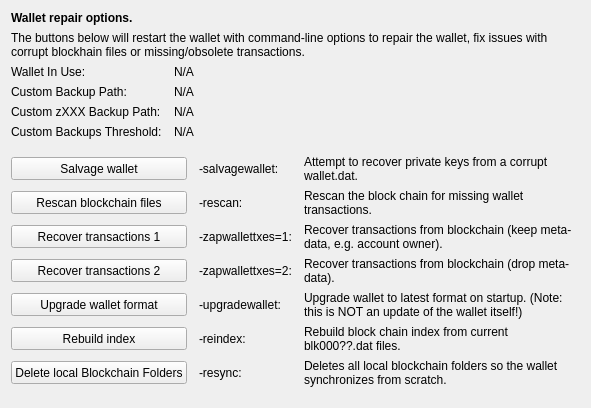
     <widget class="QWidget" name="tab_repair">
      <attribute name="title">
       <string>&amp;Wallet Repair</string>
      </attribute>
      <layout class="QGridLayout" name="gridLayout_4" columnstretch="0,0,0,0">
       <property name="horizontalSpacing">
        <number>12</number>
       </property>
       <item row="0" column="0" colspan="4">
        <widget class="QLabel" name="label_repair_header">
         <property name="font">
          <font>
           <weight>75</weight>
           <bold>true</bold>
          </font>
         </property>
         <property name="text">
          <string>Wallet repair options.</string>
         </property>
        </widget>
       </item>
       <item row="1" column="0" colspan="4">
        <widget class="QLabel" name="label_repair_helptext">
         <property name="font">
          <font>
           <weight>50</weight>
           <bold>false</bold>
          </font>
         </property>
         <property name="text">
          <string>The buttons below will restart the wallet with command-line options to repair the wallet, fix issues with corrupt blockhain files or missing/obsolete transactions.</string>
         </property>
         <property name="wordWrap">
          <bool>true</bool>
         </property>
        </widget>
       </item>
       <item row="2" column="0">
        <widget class="QLabel" name="wallet_path_label">
         <property name="text">
          <string>Wallet In Use:</string>
         </property>
        </widget>
       </item>
       <item row="2" column="1" colspan="3">
        <widget class="QLabel" name="wallet_path">
         <property name="cursor">
          <cursorShape>IBeamCursor</cursorShape>
         </property>
         <property name="text">
          <string>N/A</string>
         </property>
         <property name="textFormat">
          <enum>Qt::PlainText</enum>
         </property>
         <property name="textInteractionFlags">
          <set>Qt::LinksAccessibleByMouse|Qt::TextSelectableByKeyboard|Qt::TextSelectableByMouse</set>
         </property>
        </widget>
       </item>
       <item row="3" column="0">
        <widget class="QLabel" name="wallet_custombackuppath_label">
         <property name="visible">
          <bool>false</bool>
         </property>
         <property name="text">
          <string>Custom Backup Path:</string>
         </property>
        </widget>
       </item>
       <item row="3" column="1" colspan="3">
        <widget class="QLabel" name="wallet_custombackuppath">
         <property name="cursor">
          <cursorShape>IBeamCursor</cursorShape>
         </property>
         <property name="visible">
          <bool>false</bool>
         </property>
         <property name="text">
          <string>N/A</string>
         </property>
         <property name="textFormat">
          <enum>Qt::PlainText</enum>
         </property>
         <property name="textInteractionFlags">
          <set>Qt::LinksAccessibleByMouse|Qt::TextSelectableByKeyboard|Qt::TextSelectableByMouse</set>
         </property>
        </widget>
       </item>
       <item row="4" column="0">
        <widget class="QLabel" name="wallet_customzpivbackuppath_label">
         <property name="visible">
          <bool>false</bool>
         </property>
         <property name="text">
          <string>Custom zXXX Backup Path:</string>
         </property>
        </widget>
       </item>
       <item row="4" column="1" colspan="3">
        <widget class="QLabel" name="wallet_customzpivbackuppath">
         <property name="cursor">
          <cursorShape>IBeamCursor</cursorShape>
         </property>
         <property name="visible">
          <bool>false</bool>
         </property>
         <property name="text">
          <string>N/A</string>
         </property>
         <property name="textFormat">
          <enum>Qt::PlainText</enum>
         </property>
         <property name="textInteractionFlags">
          <set>Qt::LinksAccessibleByMouse|Qt::TextSelectableByKeyboard|Qt::TextSelectableByMouse</set>
         </property>
        </widget>
       </item>
       <item row="5" column="0">
        <widget class="QLabel" name="wallet_custombackupthreshold_label">
         <property name="visible">
          <bool>false</bool>
         </property>
         <property name="text">
          <string>Custom Backups Threshold:</string>
         </property>
        </widget>
       </item>
       <item row="5" column="1" colspan="3">
        <widget class="QLabel" name="wallet_custombackupthreshold">
         <property name="cursor">
          <cursorShape>IBeamCursor</cursorShape>
         </property>
         <property name="visible">
          <bool>false</bool>
         </property>
         <property name="text">
          <string>N/A</string>
         </property>
         <property name="textFormat">
          <enum>Qt::PlainText</enum>
         </property>
         <property name="textInteractionFlags">
          <set>Qt::LinksAccessibleByMouse|Qt::TextSelectableByKeyboard|Qt::TextSelectableByMouse</set>
         </property>
        </widget>
       </item>
       <item row="6" column="0">
        <spacer name="verticalSpacer_repair1">
         <property name="orientation">
          <enum>Qt::Vertical</enum>
         </property>
         <property name="sizeHint" stdset="0">
          <size>
           <width>10</width>
           <height>10</height>
          </size>
         </property>
        </spacer>
       </item>
       <item row="7" column="0" colspan="2">
        <widget class="QPushButton" name="btn_salvagewallet">
         <property name="minimumSize">
          <size>
           <width>100</width>
           <height>23</height>
          </size>
         </property>
         <property name="text">
          <string>Salvage wallet</string>
         </property>
        </widget>
       </item>
       <item row="7" column="2">
        <widget class="QLabel" name="label_repair_salvage_command">
         <property name="text">
          <string notr="true">-salvagewallet:</string>
         </property>
        </widget>
       </item>
       <item row="7" column="3">
        <widget class="QLabel" name="label_repair_salvage">
         <property name="text">
          <string>Attempt to recover private keys from a corrupt wallet.dat.</string>
         </property>
         <property name="wordWrap">
          <bool>true</bool>
         </property>
        </widget>
       </item>
       <item row="8" column="0" colspan="2">
        <widget class="QPushButton" name="btn_rescan">
         <property name="minimumSize">
          <size>
           <width>100</width>
           <height>23</height>
          </size>
         </property>
         <property name="text">
          <string>Rescan blockchain files</string>
         </property>
        </widget>
       </item>
       <item row="8" column="2">
        <widget class="QLabel" name="label_repair_rescan_command">
         <property name="text">
          <string notr="true">-rescan:</string>
         </property>
        </widget>
       </item>
       <item row="8" column="3">
        <widget class="QLabel" name="label_repair_rescan">
         <property name="text">
          <string>Rescan the block chain for missing wallet transactions.</string>
         </property>
         <property name="wordWrap">
          <bool>true</bool>
         </property>
        </widget>
       </item>
       <item row="9" column="0" colspan="2">
        <widget class="QPushButton" name="btn_zapwallettxes1">
         <property name="minimumSize">
          <size>
           <width>100</width>
           <height>23</height>
          </size>
         </property>
         <property name="text">
          <string>Recover transactions 1</string>
         </property>
        </widget>
       </item>
       <item row="9" column="2">
        <widget class="QLabel" name="label_repair_zap1_command">
         <property name="text">
          <string notr="true">-zapwallettxes=1:</string>
         </property>
        </widget>
       </item>
       <item row="9" column="3">
        <widget class="QLabel" name="label_repair_zap1">
         <property name="text">
          <string>Recover transactions from blockchain (keep meta-data, e.g. account owner).</string>
         </property>
         <property name="wordWrap">
          <bool>true</bool>
         </property>
        </widget>
       </item>
       <item row="10" column="0" colspan="2">
        <widget class="QPushButton" name="btn_zapwallettxes2">
         <property name="minimumSize">
          <size>
           <width>100</width>
           <height>23</height>
          </size>
         </property>
         <property name="text">
          <string>Recover transactions 2</string>
         </property>
        </widget>
       </item>
       <item row="10" column="2">
        <widget class="QLabel" name="label_repair_zap2_command">
         <property name="text">
          <string notr="true">-zapwallettxes=2:</string>
         </property>
        </widget>
       </item>
       <item row="10" column="3">
        <widget class="QLabel" name="label_repair_zap2">
         <property name="text">
          <string>Recover transactions from blockchain (drop meta-data).</string>
         </property>
         <property name="wordWrap">
          <bool>true</bool>
         </property>
        </widget>
       </item>
       <item row="11" column="0" colspan="2">
        <widget class="QPushButton" name="btn_upgradewallet">
         <property name="minimumSize">
          <size>
           <width>100</width>
           <height>23</height>
          </size>
         </property>
         <property name="text">
          <string>Upgrade wallet format</string>
         </property>
        </widget>
       </item>
       <item row="11" column="2">
        <widget class="QLabel" name="label_repair_upgrade_command">
         <property name="text">
          <string notr="true">-upgradewallet:</string>
         </property>
        </widget>
       </item>
       <item row="11" column="3">
        <widget class="QLabel" name="label_repair_upgrade">
         <property name="text">
          <string>Upgrade wallet to latest format on startup. (Note: this is NOT an update of the wallet itself!)</string>
         </property>
         <property name="wordWrap">
          <bool>true</bool>
         </property>
        </widget>
       </item>
       <item row="12" column="0" colspan="2">
        <widget class="QPushButton" name="btn_reindex">
         <property name="minimumSize">
          <size>
           <width>100</width>
           <height>23</height>
          </size>
         </property>
         <property name="text">
          <string>Rebuild index</string>
         </property>
        </widget>
       </item>
       <item row="12" column="2">
        <widget class="QLabel" name="label_repair_reindex_command">
         <property name="text">
          <string notr="true">-reindex:</string>
         </property>
        </widget>
       </item>
       <item row="12" column="3">
        <widget class="QLabel" name="label_repair_reindex">
         <property name="text">
          <string>Rebuild block chain index from current blk000??.dat files.</string>
         </property>
         <property name="wordWrap">
          <bool>true</bool>
         </property>
        </widget>
       </item>
       <item row="13" column="0" colspan="2">
        <widget class="QPushButton" name="btn_resync">
         <property name="minimumSize">
          <size>
           <width>100</width>
           <height>23</height>
          </size>
         </property>
         <property name="text">
          <string>Delete local Blockchain Folders</string>
         </property>
        </widget>
       </item>
       <item row="13" column="2">
        <widget class="QLabel" name="label_repair_resync_command">
         <property name="text">
          <string>-resync:</string>
         </property>
        </widget>
       </item>
       <item row="13" column="3">
        <widget class="QLabel" name="label_repair_resync">
         <property name="text">
          <string>Deletes all local blockchain folders so the wallet synchronizes from scratch.</string>
         </property>
         <property name="wordWrap">
          <bool>true</bool>
         </property>
        </widget>
       </item>
       <item row="14" column="0">
        <spacer name="verticalSpacer_repair2">
         <property name="orientation">
          <enum>Qt::Vertical</enum>
         </property>
         <property name="sizeHint" stdset="0">
          <size>
           <width>20</width>
           <height>10</height>
          </size>
         </property>
        </spacer>
       </item>
      </layout>
     </widget>
